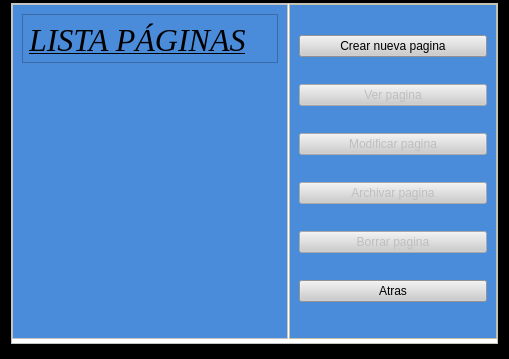
<?xml version="1.0" encoding="UTF-8"?>
<ui version="4.0">
 <class>WidgetPaginas</class>
 <widget class="QWidget" name="WidgetPaginas">
  <property name="geometry">
   <rect>
    <x>0</x>
    <y>0</y>
    <width>509</width>
    <height>359</height>
   </rect>
  </property>
  <property name="windowTitle">
   <string>Form</string>
  </property>
  <layout class="QVBoxLayout" name="verticalLayout">
   <property name="spacing">
    <number>0</number>
   </property>
   <property name="leftMargin">
    <number>0</number>
   </property>
   <property name="topMargin">
    <number>0</number>
   </property>
   <property name="rightMargin">
    <number>0</number>
   </property>
   <property name="bottomMargin">
    <number>0</number>
   </property>
   <item>
    <widget class="QFrame" name="frame">
     <property name="styleSheet">
      <string notr="true">background-color: rgb(0, 0, 0);</string>
     </property>
     <property name="frameShape">
      <enum>QFrame::StyledPanel</enum>
     </property>
     <property name="frameShadow">
      <enum>QFrame::Raised</enum>
     </property>
     <layout class="QVBoxLayout" name="verticalLayout_5">
      <property name="spacing">
       <number>0</number>
      </property>
      <property name="leftMargin">
       <number>0</number>
      </property>
      <property name="topMargin">
       <number>0</number>
      </property>
      <property name="rightMargin">
       <number>0</number>
      </property>
      <property name="bottomMargin">
       <number>4</number>
      </property>
      <item>
       <widget class="QFrame" name="frame_2">
        <property name="styleSheet">
         <string notr="true">background-color: rgb(0, 0, 0);</string>
        </property>
        <property name="frameShape">
         <enum>QFrame::StyledPanel</enum>
        </property>
        <property name="frameShadow">
         <enum>QFrame::Raised</enum>
        </property>
        <layout class="QVBoxLayout" name="verticalLayout_2">
         <property name="spacing">
          <number>2</number>
         </property>
         <property name="sizeConstraint">
          <enum>QLayout::SetNoConstraint</enum>
         </property>
         <property name="topMargin">
          <number>1</number>
         </property>
         <item>
          <widget class="QFrame" name="frame_16">
           <property name="styleSheet">
            <string notr="true">background-color: rgb(255, 255, 255);</string>
           </property>
           <property name="frameShape">
            <enum>QFrame::StyledPanel</enum>
           </property>
           <property name="frameShadow">
            <enum>QFrame::Plain</enum>
           </property>
           <layout class="QHBoxLayout" name="horizontalLayout_4">
            <property name="spacing">
             <number>1</number>
            </property>
            <property name="leftMargin">
             <number>0</number>
            </property>
            <property name="topMargin">
             <number>0</number>
            </property>
            <property name="rightMargin">
             <number>0</number>
            </property>
            <property name="bottomMargin">
             <number>4</number>
            </property>
            <item>
             <widget class="QFrame" name="frame_3">
              <property name="styleSheet">
               <string notr="true">background-color: rgb(255, 255, 255);</string>
              </property>
              <property name="frameShape">
               <enum>QFrame::StyledPanel</enum>
              </property>
              <property name="frameShadow">
               <enum>QFrame::Raised</enum>
              </property>
              <layout class="QHBoxLayout" name="horizontalLayout_3">
               <property name="leftMargin">
                <number>0</number>
               </property>
               <property name="topMargin">
                <number>0</number>
               </property>
               <property name="rightMargin">
                <number>0</number>
               </property>
               <property name="bottomMargin">
                <number>0</number>
               </property>
               <item>
                <widget class="QFrame" name="frame_6">
                 <property name="styleSheet">
                  <string notr="true">background-color: rgb(74, 139, 218);</string>
                 </property>
                 <property name="frameShape">
                  <enum>QFrame::NoFrame</enum>
                 </property>
                 <property name="frameShadow">
                  <enum>QFrame::Raised</enum>
                 </property>
                 <layout class="QVBoxLayout" name="verticalLayout_4">
                  <item>
                   <widget class="QFrame" name="frame_8">
                    <property name="minimumSize">
                     <size>
                      <width>0</width>
                      <height>40</height>
                     </size>
                    </property>
                    <property name="styleSheet">
                     <string notr="true">background-color: rgb(74, 139, 218);</string>
                    </property>
                    <property name="frameShape">
                     <enum>QFrame::StyledPanel</enum>
                    </property>
                    <property name="frameShadow">
                     <enum>QFrame::Raised</enum>
                    </property>
                    <layout class="QVBoxLayout" name="verticalLayout_6">
                     <property name="spacing">
                      <number>5</number>
                     </property>
                     <property name="leftMargin">
                      <number>6</number>
                     </property>
                     <property name="topMargin">
                      <number>7</number>
                     </property>
                     <property name="rightMargin">
                      <number>5</number>
                     </property>
                     <property name="bottomMargin">
                      <number>4</number>
                     </property>
                     <item>
                      <widget class="QLabel" name="label">
                       <property name="font">
                        <font>
                         <family>Times New Roman</family>
                         <pointsize>24</pointsize>
                         <weight>9</weight>
                         <italic>true</italic>
                         <bold>false</bold>
                         <underline>true</underline>
                        </font>
                       </property>
                       <property name="styleSheet">
                        <string notr="true">font: 75 italic 24pt &quot;Times New Roman&quot;;
text-decoration: underline;</string>
                       </property>
                       <property name="text">
                        <string>LISTA PÁGINAS</string>
                       </property>
                      </widget>
                     </item>
                    </layout>
                   </widget>
                  </item>
                  <item>
                   <widget class="QListView" name="listViewPaginas">
                    <property name="styleSheet">
                     <string notr="true">font: 16pt &quot;Lucida Handwriting&quot;;</string>
                    </property>
                    <property name="frameShape">
                     <enum>QFrame::NoFrame</enum>
                    </property>
                    <property name="flow">
                     <enum>QListView::TopToBottom</enum>
                    </property>
                    <property name="viewMode">
                     <enum>QListView::IconMode</enum>
                    </property>
                    <property name="itemAlignment">
                     <set>Qt::AlignCenter</set>
                    </property>
                   </widget>
                  </item>
                 </layout>
                </widget>
               </item>
              </layout>
             </widget>
            </item>
            <item>
             <widget class="QFrame" name="frame_4">
              <property name="minimumSize">
               <size>
                <width>0</width>
                <height>0</height>
               </size>
              </property>
              <property name="styleSheet">
               <string notr="true">background-color: rgb(255, 252, 212);</string>
              </property>
              <property name="frameShape">
               <enum>QFrame::StyledPanel</enum>
              </property>
              <property name="frameShadow">
               <enum>QFrame::Raised</enum>
              </property>
              <property name="lineWidth">
               <number>0</number>
              </property>
              <layout class="QHBoxLayout" name="horizontalLayout_2">
               <property name="leftMargin">
                <number>0</number>
               </property>
               <property name="topMargin">
                <number>0</number>
               </property>
               <property name="rightMargin">
                <number>0</number>
               </property>
               <property name="bottomMargin">
                <number>0</number>
               </property>
               <item>
                <widget class="QFrame" name="frame_9">
                 <property name="sizePolicy">
                  <sizepolicy hsizetype="Expanding" vsizetype="Expanding">
                   <horstretch>0</horstretch>
                   <verstretch>0</verstretch>
                  </sizepolicy>
                 </property>
                 <property name="minimumSize">
                  <size>
                   <width>189</width>
                   <height>0</height>
                  </size>
                 </property>
                 <property name="styleSheet">
                  <string notr="true">background-color: rgb(74, 139, 218);</string>
                 </property>
                 <property name="frameShape">
                  <enum>QFrame::NoFrame</enum>
                 </property>
                 <property name="frameShadow">
                  <enum>QFrame::Raised</enum>
                 </property>
                 <layout class="QVBoxLayout" name="verticalLayout_11">
                  <item>
                   <widget class="QPushButton" name="pushButtonCrear_Pagina">
                    <property name="styleSheet">
                     <string notr="true">background-color: rgb(204, 204, 204);</string>
                    </property>
                    <property name="text">
                     <string>Crear nueva pagina</string>
                    </property>
                   </widget>
                  </item>
                  <item>
                   <widget class="QPushButton" name="pushButton_Ver_Pagina">
                    <property name="enabled">
                     <bool>false</bool>
                    </property>
                    <property name="styleSheet">
                     <string notr="true">background-color: rgb(204, 204, 204);</string>
                    </property>
                    <property name="text">
                     <string>Ver pagina</string>
                    </property>
                   </widget>
                  </item>
                  <item>
                   <widget class="QPushButton" name="pushButton_Modificar_Pagina">
                    <property name="enabled">
                     <bool>false</bool>
                    </property>
                    <property name="styleSheet">
                     <string notr="true">background-color: rgb(204, 204, 204);</string>
                    </property>
                    <property name="text">
                     <string>Modificar pagina</string>
                    </property>
                   </widget>
                  </item>
                  <item>
                   <widget class="QPushButton" name="pushButton_Archivar_Pagina">
                    <property name="enabled">
                     <bool>false</bool>
                    </property>
                    <property name="styleSheet">
                     <string notr="true">background-color: rgb(204, 204, 204);</string>
                    </property>
                    <property name="text">
                     <string>Archivar pagina</string>
                    </property>
                   </widget>
                  </item>
                  <item>
                   <widget class="QPushButton" name="pushButton_Borrar_Pagina">
                    <property name="enabled">
                     <bool>false</bool>
                    </property>
                    <property name="styleSheet">
                     <string notr="true">background-color: rgb(204, 204, 204);</string>
                    </property>
                    <property name="text">
                     <string>Borrar pagina</string>
                    </property>
                   </widget>
                  </item>
                  <item>
                   <widget class="QPushButton" name="pushButtonRegresar">
                    <property name="styleSheet">
                     <string notr="true">background-color: rgb(204, 204, 204);</string>
                    </property>
                    <property name="text">
                     <string>Atras</string>
                    </property>
                   </widget>
                  </item>
                 </layout>
                </widget>
               </item>
              </layout>
             </widget>
            </item>
           </layout>
          </widget>
         </item>
        </layout>
       </widget>
      </item>
     </layout>
    </widget>
   </item>
  </layout>
 </widget>
 <resources/>
 <connections/>
</ui>
